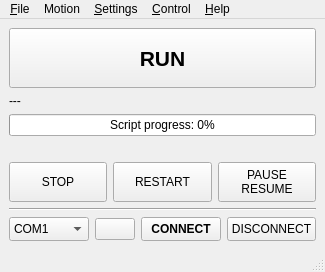
<?xml version="1.0" encoding="UTF-8"?>
<ui version="4.0">
 <class>MainWindow</class>
 <widget class="QMainWindow" name="MainWindow">
  <property name="geometry">
   <rect>
    <x>0</x>
    <y>0</y>
    <width>325</width>
    <height>272</height>
   </rect>
  </property>
  <property name="maximumSize">
   <size>
    <width>16777215</width>
    <height>16777215</height>
   </size>
  </property>
  <property name="windowTitle">
   <string>RSB1 360° photography</string>
  </property>
  <property name="windowIcon">
   <iconset resource="assets/images.qrc">
    <normaloff>:/logo/kurokesu3.png</normaloff>:/logo/kurokesu3.png</iconset>
  </property>
  <property name="styleSheet">
   <string notr="true"/>
  </property>
  <widget class="QWidget" name="centralwidget">
   <layout class="QVBoxLayout" name="verticalLayout">
    <item>
     <widget class="QPushButton" name="push_run">
      <property name="enabled">
       <bool>true</bool>
      </property>
      <property name="minimumSize">
       <size>
        <width>0</width>
        <height>60</height>
       </size>
      </property>
      <property name="font">
       <font>
        <pointsize>16</pointsize>
        <weight>75</weight>
        <bold>true</bold>
       </font>
      </property>
      <property name="toolTip">
       <string>Run loaded script</string>
      </property>
      <property name="styleSheet">
       <string notr="true"/>
      </property>
      <property name="text">
       <string>RUN</string>
      </property>
      <property name="flat">
       <bool>false</bool>
      </property>
     </widget>
    </item>
    <item>
     <widget class="QLabel" name="label_gcode_comment">
      <property name="text">
       <string>---</string>
      </property>
     </widget>
    </item>
    <item>
     <widget class="QProgressBar" name="progress_program">
      <property name="enabled">
       <bool>true</bool>
      </property>
      <property name="maximum">
       <number>1000</number>
      </property>
      <property name="value">
       <number>0</number>
      </property>
      <property name="alignment">
       <set>Qt::AlignCenter</set>
      </property>
      <property name="format">
       <string>Script progress: %p%</string>
      </property>
     </widget>
    </item>
    <item>
     <spacer name="verticalSpacer">
      <property name="orientation">
       <enum>Qt::Vertical</enum>
      </property>
      <property name="sizeHint" stdset="0">
       <size>
        <width>20</width>
        <height>17</height>
       </size>
      </property>
     </spacer>
    </item>
    <item>
     <layout class="QHBoxLayout" name="horizontalLayout_2">
      <item>
       <widget class="QPushButton" name="push_emergency_stop">
        <property name="sizePolicy">
         <sizepolicy hsizetype="Minimum" vsizetype="Fixed">
          <horstretch>0</horstretch>
          <verstretch>0</verstretch>
         </sizepolicy>
        </property>
        <property name="minimumSize">
         <size>
          <width>0</width>
          <height>40</height>
         </size>
        </property>
        <property name="styleSheet">
         <string notr="true"/>
        </property>
        <property name="text">
         <string>STOP</string>
        </property>
        <property name="flat">
         <bool>false</bool>
        </property>
       </widget>
      </item>
      <item>
       <widget class="QPushButton" name="push_restart">
        <property name="sizePolicy">
         <sizepolicy hsizetype="Minimum" vsizetype="Fixed">
          <horstretch>0</horstretch>
          <verstretch>0</verstretch>
         </sizepolicy>
        </property>
        <property name="minimumSize">
         <size>
          <width>0</width>
          <height>40</height>
         </size>
        </property>
        <property name="styleSheet">
         <string notr="true"/>
        </property>
        <property name="text">
         <string>RESTART</string>
        </property>
       </widget>
      </item>
      <item>
       <widget class="QPushButton" name="push_pause_resume">
        <property name="sizePolicy">
         <sizepolicy hsizetype="Minimum" vsizetype="Fixed">
          <horstretch>0</horstretch>
          <verstretch>0</verstretch>
         </sizepolicy>
        </property>
        <property name="minimumSize">
         <size>
          <width>0</width>
          <height>40</height>
         </size>
        </property>
        <property name="styleSheet">
         <string notr="true"/>
        </property>
        <property name="text">
         <string>PAUSE
RESUME</string>
        </property>
       </widget>
      </item>
     </layout>
    </item>
    <item>
     <widget class="Line" name="line">
      <property name="orientation">
       <enum>Qt::Horizontal</enum>
      </property>
     </widget>
    </item>
    <item>
     <layout class="QHBoxLayout" name="horizontalLayout_3">
      <item>
       <widget class="QComboBox" name="combo_comports">
        <property name="minimumSize">
         <size>
          <width>0</width>
          <height>24</height>
         </size>
        </property>
        <property name="toolTip">
         <string>Communication port where controller is connected</string>
        </property>
        <item>
         <property name="text">
          <string>COM1</string>
         </property>
        </item>
        <item>
         <property name="text">
          <string>COM2</string>
         </property>
        </item>
        <item>
         <property name="text">
          <string>COM320</string>
         </property>
        </item>
       </widget>
      </item>
      <item>
       <widget class="QPushButton" name="button_com_refresh">
        <property name="sizePolicy">
         <sizepolicy hsizetype="Maximum" vsizetype="Fixed">
          <horstretch>0</horstretch>
          <verstretch>0</verstretch>
         </sizepolicy>
        </property>
        <property name="toolTip">
         <string>Refresh com port list</string>
        </property>
        <property name="text">
         <string/>
        </property>
        <property name="icon">
         <iconset resource="assets/images.qrc">
          <normaloff>:/logo/restart.png</normaloff>:/logo/restart.png</iconset>
        </property>
       </widget>
      </item>
      <item>
       <widget class="QPushButton" name="button_connect">
        <property name="sizePolicy">
         <sizepolicy hsizetype="Preferred" vsizetype="Fixed">
          <horstretch>0</horstretch>
          <verstretch>0</verstretch>
         </sizepolicy>
        </property>
        <property name="minimumSize">
         <size>
          <width>0</width>
          <height>24</height>
         </size>
        </property>
        <property name="font">
         <font>
          <weight>75</weight>
          <bold>true</bold>
         </font>
        </property>
        <property name="toolTip">
         <string>Connect to controller</string>
        </property>
        <property name="text">
         <string>CONNECT</string>
        </property>
       </widget>
      </item>
      <item>
       <widget class="QPushButton" name="button_disconnect">
        <property name="minimumSize">
         <size>
          <width>0</width>
          <height>24</height>
         </size>
        </property>
        <property name="toolTip">
         <string>Disconnect from controller</string>
        </property>
        <property name="text">
         <string>DISCONNECT</string>
        </property>
       </widget>
      </item>
     </layout>
    </item>
   </layout>
  </widget>
  <widget class="QMenuBar" name="menubar">
   <property name="geometry">
    <rect>
     <x>0</x>
     <y>0</y>
     <width>325</width>
     <height>21</height>
    </rect>
   </property>
   <widget class="QMenu" name="menuFile">
    <property name="title">
     <string>&amp;File</string>
    </property>
    <addaction name="action_load_script"/>
    <addaction name="separator"/>
    <addaction name="action_save_script"/>
    <addaction name="action_save_as_script"/>
   </widget>
   <widget class="QMenu" name="menuAbout">
    <property name="title">
     <string>&amp;Help</string>
    </property>
    <addaction name="action_about"/>
   </widget>
   <widget class="QMenu" name="menuEdit">
    <property name="title">
     <string>&amp;Settings</string>
    </property>
    <addaction name="action_settings"/>
   </widget>
   <widget class="QMenu" name="menuControl">
    <property name="title">
     <string>&amp;Control</string>
    </property>
    <addaction name="action_manual_control"/>
    <addaction name="action_motion_behavior"/>
    <addaction name="action_presets"/>
    <addaction name="action_monitor"/>
    <addaction name="separator"/>
    <addaction name="actionWebcam_control"/>
    <addaction name="actionDSLR_control"/>
   </widget>
   <widget class="QMenu" name="menuMotion_control">
    <property name="title">
     <string>Motion</string>
    </property>
    <addaction name="action_edit_motion_script"/>
   </widget>
   <addaction name="menuFile"/>
   <addaction name="menuMotion_control"/>
   <addaction name="menuEdit"/>
   <addaction name="menuControl"/>
   <addaction name="menuAbout"/>
  </widget>
  <widget class="QStatusBar" name="statusBar"/>
  <action name="action_load_script">
   <property name="text">
    <string>Open...</string>
   </property>
  </action>
  <action name="action_save_script">
   <property name="enabled">
    <bool>false</bool>
   </property>
   <property name="text">
    <string>Save</string>
   </property>
  </action>
  <action name="actionRemember_last_profile">
   <property name="text">
    <string>Remember last profile</string>
   </property>
  </action>
  <action name="actionRemember_last_com_port">
   <property name="text">
    <string>Remember last com port</string>
   </property>
  </action>
  <action name="action_compact_view">
   <property name="text">
    <string>Compact view</string>
   </property>
  </action>
  <action name="action_full_view">
   <property name="text">
    <string>Full view</string>
   </property>
  </action>
  <action name="actionLoad_G_code">
   <property name="enabled">
    <bool>false</bool>
   </property>
   <property name="text">
    <string>Load G-code...</string>
   </property>
  </action>
  <action name="actionSave_G_code">
   <property name="text">
    <string>Save G-code...</string>
   </property>
  </action>
  <action name="action_save_as_script">
   <property name="enabled">
    <bool>false</bool>
   </property>
   <property name="text">
    <string>Save as...</string>
   </property>
  </action>
  <action name="actionSave_G_code_as">
   <property name="enabled">
    <bool>false</bool>
   </property>
   <property name="text">
    <string>Save G-code as...</string>
   </property>
  </action>
  <action name="actionNew">
   <property name="text">
    <string>New...</string>
   </property>
  </action>
  <action name="action_settings">
   <property name="text">
    <string>Settings...</string>
   </property>
  </action>
  <action name="action_about">
   <property name="text">
    <string>About</string>
   </property>
  </action>
  <action name="action_manual_control">
   <property name="text">
    <string>Manual motor control...</string>
   </property>
  </action>
  <action name="actionShow_g_code">
   <property name="text">
    <string>Show g-code</string>
   </property>
  </action>
  <action name="actionHide_g_code">
   <property name="text">
    <string>Hide g-code</string>
   </property>
  </action>
  <action name="action_edit_motion_script">
   <property name="text">
    <string>Edit motion script</string>
   </property>
  </action>
  <action name="actionWebcam_control">
   <property name="enabled">
    <bool>false</bool>
   </property>
   <property name="text">
    <string>Webcam control...</string>
   </property>
  </action>
  <action name="actionDSLR_control">
   <property name="enabled">
    <bool>false</bool>
   </property>
   <property name="text">
    <string>DSLR control...</string>
   </property>
  </action>
  <action name="action_motion_behavior">
   <property name="enabled">
    <bool>false</bool>
   </property>
   <property name="text">
    <string>Motion behavior...</string>
   </property>
  </action>
  <action name="action_presets">
   <property name="enabled">
    <bool>false</bool>
   </property>
   <property name="text">
    <string>Presets...</string>
   </property>
  </action>
  <action name="action_monitor">
   <property name="text">
    <string>Monitor...</string>
   </property>
  </action>
 </widget>
 <resources>
  <include location="assets/images.qrc"/>
 </resources>
 <connections/>
</ui>
